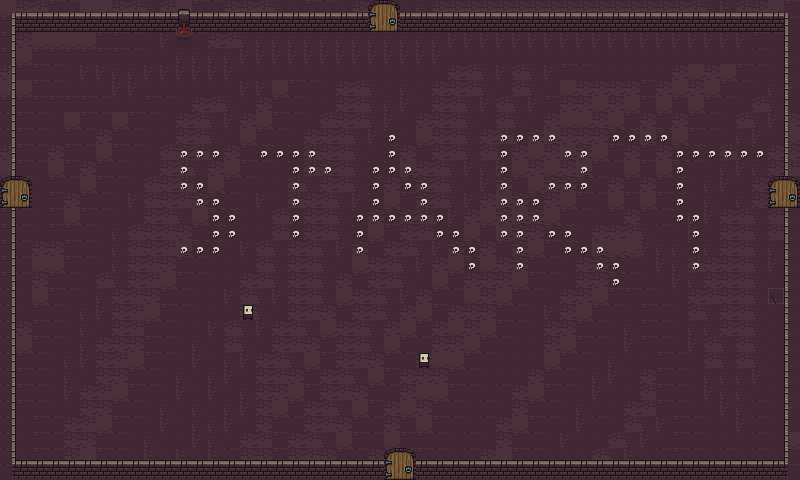

This game map was drawn from its Tiled (.tmx) file and the tilesets committed beside it. A one-line description and the trimmed map source follow:
An orthogonal 50x30 tile map with 16x16 px tiles, 2 tile layers (Background, Tile Layer 1), 2 tilesets and 12 objects.

<map version="1.2" tiledversion="1.3.3" orientation="orthogonal" renderorder="right-down" width="50" height="30" tilewidth="16" tileheight="16" infinite="0" nextlayerid="9" nextobjectid="33">
 <tileset firstgid="1" source="maps/tilesets/0x72_16x16DungeonTileset.v1.tsx" />
 <tileset firstgid="161" source="maps/tilesets/0x72_16x16DungeonTileset_walls.v2.tsx" />
 <layer id="5" name="Background" width="50" height="30">
  <data>[1500 cells, 1500 non-empty, 10 distinct tile ids]</data>
 </layer>
 <layer id="1" name="Tile Layer 1" width="50" height="30">
  <data>[1500 cells, 357 non-empty, 21 distinct tile ids]</data>
 </layer>
 <objectgroup id="2" name="Wall">
  <object id="24" x="13" y="462.5" width="372" height="16" />
  <object id="25" x="415" y="463" width="384" height="16" />
  <object id="26" x="785" y="207.5" width="14" height="255.5" />
  <object id="27" x="786" y="1.5" width="13.5" height="173.5" />
  <object id="28" x="399.5" y="0.5" width="384.5" height="30.5" />
  <object id="29" x="0" y="-0.5" width="369" height="31" />
  <object id="30" x="0.5" y="30.5" width="13.5" height="144" />
  <object id="31" x="0" y="208" width="13.5" height="268.5" />
 </objectgroup>
 <objectgroup id="3" name="UpDoor">
  <object id="20" x="368.333" y="0.333333" width="28.3333" height="30.3333" />
 </objectgroup>
 <objectgroup id="6" name="LeftDoor">
  <object id="22" x="0" y="176" width="29.5" height="31.5" />
 </objectgroup>
 <objectgroup id="8" name="DownDoor">
  <object id="21" x="384.182" y="447.818" width="29.4545" height="32.1818" />
 </objectgroup>
 <objectgroup id="7" name="RightDoor">
  <object id="23" x="769" y="176.5" width="30.5" height="30.5" />
 </objectgroup>
 <objectgroup id="4" name="Torch" />
</map>
